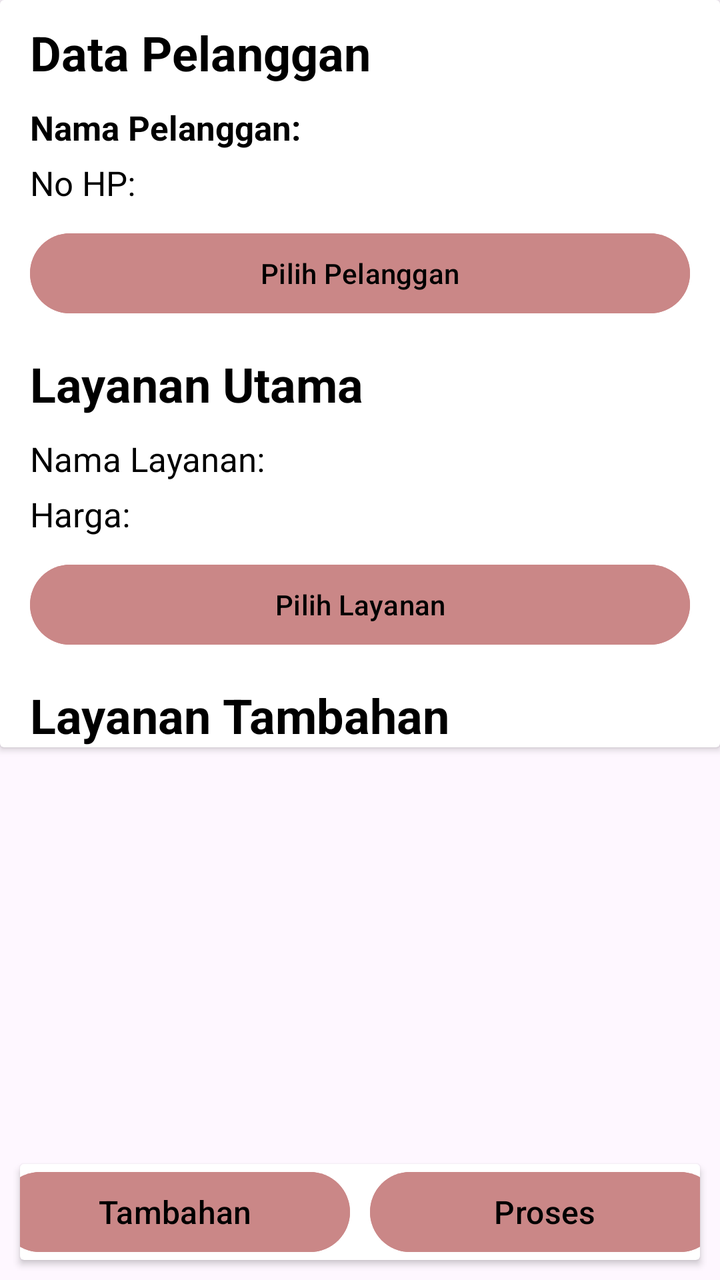
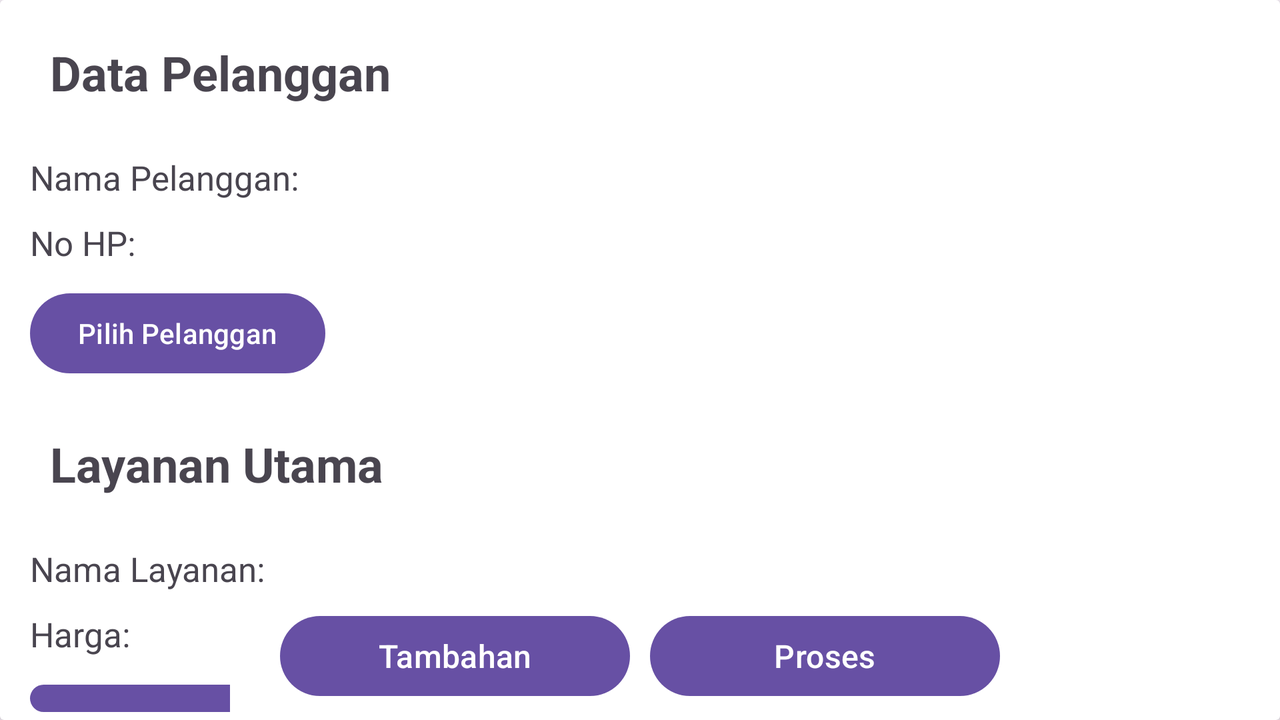

First picture: res/layout/ on a phone held upright. Second picture: the repository's own variant of that layout, on a device whose configuration matches the variant's folder. Source for both follows.
<!-- AndroidManifest.xml: application theme Theme.Laundry -->
<!-- res/layout/activity_transaksi.xml -->
<?xml version="1.0" encoding="utf-8"?>
<androidx.constraintlayout.widget.ConstraintLayout xmlns:android="http://schemas.android.com/apk/res/android"
    xmlns:app="http://schemas.android.com/apk/res-auto"
    xmlns:tools="http://schemas.android.com/tools"
    android:id="@+id/main"
    android:layout_width="match_parent"
    android:layout_height="match_parent"
    tools:context=".transaksi.Transaksi">

    
    <androidx.cardview.widget.CardView
        android:id="@+id/cardAtas"
        android:layout_width="0dp"
        android:layout_height="wrap_content"
        app:layout_constraintTop_toTopOf="parent"
        app:layout_constraintStart_toStartOf="parent"
        app:layout_constraintEnd_toEndOf="parent">

        <LinearLayout
            android:layout_width="match_parent"
            android:layout_height="wrap_content"
            android:orientation="vertical">

            
            <TextView
                android:id="@+id/TvJudul1"
                android:layout_width="match_parent"
                android:layout_height="wrap_content"
                android:text="Data Pelanggan"
                android:textColor="@color/text"
                android:textSize="24dp"
                android:textStyle="bold"
                android:layout_marginTop="10dp"
                android:layout_marginStart="15dp" />

            <TextView
                android:id="@+id/TvIsi1"
                android:layout_width="match_parent"
                android:layout_height="wrap_content"
                android:text="Nama Pelanggan:"
                android:textSize="17dp"
                android:textColor="@color/text"
                android:textStyle="bold"
                android:layout_marginTop="10dp"
                android:layout_marginStart="15dp" />

            <TextView
                android:id="@+id/TvIsi2"
                android:layout_width="match_parent"
                android:layout_height="wrap_content"
                android:text="No HP:"
                android:textColor="@color/text"
                android:textSize="17dp"
                android:layout_marginTop="5dp"
                android:layout_marginStart="15dp" />

            <Button
                android:id="@+id/btnPilihPelanggan"
                android:layout_width="match_parent"
                android:layout_height="wrap_content"
                android:text="Pilih Pelanggan"
                android:backgroundTint="@color/button"
                android:textColor="@color/text"
                android:layout_marginStart="15dp"
                android:layout_marginTop="10dp"
                android:layout_marginEnd="15dp" />

            <TextView
                android:id="@+id/TvJudul2"
                android:layout_width="match_parent"
                android:layout_height="wrap_content"
                android:text="Layanan Utama"
                android:textColor="@color/text"
                android:textSize="24dp"
                android:textStyle="bold"
                android:layout_marginTop="15dp"
                android:layout_marginStart="15dp" />

            <TextView
                android:id="@+id/TvIsi3"
                android:layout_width="match_parent"
                android:layout_height="wrap_content"
                android:text="Nama Layanan:"
                android:textColor="@color/text"
                android:textSize="17dp"
                android:layout_marginTop="10dp"
                android:layout_marginStart="15dp" />

            <TextView
                android:id="@+id/TvIsi4"
                android:layout_width="match_parent"
                android:layout_height="wrap_content"
                android:text="Harga:"
                android:textColor="@color/text"
                android:textSize="17dp"
                android:layout_marginTop="5dp"
                android:layout_marginStart="15dp" />

            <Button
                android:id="@+id/btnPilihLayanan"
                android:layout_width="match_parent"
                android:layout_height="wrap_content"
                android:text="Pilih Layanan"
                android:backgroundTint="@color/button"
                android:textColor="@color/text"
                android:layout_marginStart="15dp"
                android:layout_marginTop="10dp"
                android:layout_marginEnd="15dp" />

            <TextView
                android:id="@+id/TvJudul3"
                android:layout_width="match_parent"
                android:layout_height="wrap_content"
                android:text="Layanan Tambahan"
                android:textSize="24dp"
                android:textColor="@color/text"
                android:textStyle="bold"
                android:layout_marginTop="15dp"
                android:layout_marginStart="15dp" />
        </LinearLayout>
    </androidx.cardview.widget.CardView>

    
    <androidx.core.widget.NestedScrollView
        android:id="@+id/NDLTambahan"
        android:layout_width="0dp"
        android:layout_height="0dp"
        android:fillViewport="true"
        app:layout_constraintTop_toBottomOf="@+id/cardAtas"
        app:layout_constraintBottom_toTopOf="@+id/cardBawah"
        app:layout_constraintStart_toStartOf="parent"
        app:layout_constraintEnd_toEndOf="parent"
        android:padding="8dp">
        <androidx.recyclerview.widget.RecyclerView
            android:id="@+id/rvItem_Tambahan"
            android:layout_width="match_parent"
            android:layout_height="wrap_content"
            tools:listitem="@layout/card_pilih_tambahan">
        </androidx.recyclerview.widget.RecyclerView>









    </androidx.core.widget.NestedScrollView>

    
    <androidx.cardview.widget.CardView
        android:id="@+id/cardBawah"
        android:layout_width="0dp"
        android:layout_height="wrap_content"
        app:layout_constraintBottom_toBottomOf="parent"
        app:layout_constraintStart_toStartOf="parent"
        app:layout_constraintEnd_toEndOf="parent"
        android:layout_margin="10dp">

        <LinearLayout
            android:layout_width="match_parent"
            android:layout_height="wrap_content"
            android:orientation="horizontal"
            android:gravity="center">

            <Button
                android:id="@+id/btnTambahan"
                android:layout_width="175dp"
                android:layout_height="wrap_content"
                android:text="Tambahan"
                android:textSize="16dp"
                android:textColor="@color/text"
                android:backgroundTint="@color/button"
                android:layout_marginStart="25dp"
                android:layout_marginEnd="10dp" />

            <Button
                android:id="@+id/btnProses"
                android:layout_width="175dp"
                android:layout_height="wrap_content"
                android:text="Proses"
                android:textColor="@color/text"
                android:backgroundTint="@color/button"
                android:textSize="16dp"
                android:layout_marginEnd="25dp" />
        </LinearLayout>
    </androidx.cardview.widget.CardView>

</androidx.constraintlayout.widget.ConstraintLayout>
<!-- res/layout/card_pilih_tambahan.xml (included above) -->
<?xml version="1.0" encoding="utf-8"?>
<androidx.cardview.widget.CardView xmlns:android="http://schemas.android.com/apk/res/android"
    xmlns:app="http://schemas.android.com/apk/res-auto"
    android:id="@+id/CvCard_Tambahan"
    android:layout_width="match_parent"
    android:layout_height="wrap_content"
    android:layout_margin="8dp"
    app:cardCornerRadius="17dp">

    <RelativeLayout
        android:layout_width="match_parent"
        android:layout_height="wrap_content"
        android:paddingBottom="10dp">

        
        <RelativeLayout
            android:id="@+id/HeaderID"
            android:layout_width="match_parent"
            android:layout_height="41dp"
            android:background="#CA8787">

            <TextView
                android:id="@+id/TvCard_ID_Tambahan"
                android:layout_width="wrap_content"
                android:layout_height="wrap_content"
                android:layout_marginStart="15dp"
                android:layout_marginTop="8dp"
                android:text="ID Tambahan"
                android:textColor="@color/white"
                android:textSize="18dp"
                android:textStyle="italic" />
        </RelativeLayout>

        
        <LinearLayout
            android:id="@+id/LL1"
            android:layout_width="match_parent"
            android:layout_height="wrap_content"
            android:layout_below="@+id/HeaderID"
            android:layout_marginTop="10dp"
            android:orientation="vertical">

            <TextView
                android:id="@+id/TvCard_Nama_Tambahan"
                android:layout_width="wrap_content"
                android:layout_height="wrap_content"
                android:layout_marginStart="8dp"
                android:text="Nama Tambahan"
                android:textSize="18dp"
                android:textStyle="bold" />

            <TextView
                android:id="@+id/TvCard_Harga_Tambahan"
                android:layout_width="wrap_content"
                android:layout_height="wrap_content"
                android:layout_marginTop="8dp"
                android:layout_marginStart="8dp"
                android:text="Harga :"
                android:textSize="17dp" />
        </LinearLayout>

        
        <ImageView
            android:id="@+id/btnHapusTambahan"
            android:layout_width="40dp"
            android:layout_height="40dp"
            android:layout_below="@id/HeaderID"
            android:layout_alignParentEnd="true"
            android:layout_marginTop="20dp"
            android:layout_marginEnd="20dp"
            android:clickable="true"
            android:contentDescription="Hapus"
            android:focusable="true"
            android:src="@drawable/tongsampah" />
    </RelativeLayout>
</androidx.cardview.widget.CardView>
<!-- resources referenced by this layout -->
<resources>
  <color name="button">#CA8787</color>
  <color name="text">#000000</color>
  <!-- drawable tongsampah: png bitmap (drawable, 22858 bytes) -->
  <style name="Theme.Laundry" parent="Base.Theme.Laundry" />
  <style name="Base.Theme.Laundry" parent="Theme.Material3.DayNight.NoActionBar">
          
          
      </style>
</resources>
<!-- res/layout-land/activity_transaksi.xml (the repository's variant of the layout above) -->
<!-- drawn on the phone turned sideways -->
<?xml version="1.0" encoding="utf-8"?>
<androidx.constraintlayout.widget.ConstraintLayout xmlns:android="http://schemas.android.com/apk/res/android"
    xmlns:app="http://schemas.android.com/apk/res-auto"
    xmlns:tools="http://schemas.android.com/tools"
    android:id="@+id/main"
    android:layout_width="match_parent"
    android:layout_height="match_parent"
    tools:context=".transaksi.Transaksi">
    <androidx.cardview.widget.CardView
        android:layout_width="match_parent"
        android:layout_height="wrap_content"
        app:layout_constraintStart_toStartOf="parent"
        app:layout_constraintTop_toTopOf="parent"
        app:layout_constraintEnd_toEndOf="parent"
        app:layout_constraintTop_toBottomOf="parent">
        <LinearLayout
            android:layout_width="match_parent"
            android:layout_height="match_parent"
            android:orientation="vertical">

            <TextView
                android:id="@+id/TvJudul1"
                android:layout_width="wrap_content"
                android:layout_height="wrap_content"
                android:layout_marginStart="15dp"
                android:layout_marginTop="10dp"
                android:padding="10dp"
                android:text="Data Pelanggan"
                android:textSize="24dp"
                android:textStyle="bold" />
            <TextView
                android:id="@+id/TvIsi1"
                android:layout_width="wrap_content"
                android:layout_height="wrap_content"
                android:text="Nama Pelanggan:"
                android:textSize="17dp"
                android:layout_marginTop="15dp"
                android:layout_marginStart="15dp"/>
            <TextView
                android:id="@+id/TvIsi2"
                android:layout_width="wrap_content"
                android:layout_height="wrap_content"
                android:text="No HP:"
                android:textSize="17dp"
                android:layout_marginTop="10dp"
                android:layout_marginStart="15dp"/>
            <Button
                android:layout_width="wrap_content"
                android:layout_height="wrap_content"
                android:text="Pilih Pelanggan"
                android:layout_marginStart="15dp"
                android:layout_marginTop="10dp"
                android:layout_marginEnd="15dp"/>

            <TextView
                android:id="@+id/TvJudul2"
                android:layout_width="wrap_content"
                android:layout_height="wrap_content"
                android:text="Layanan Utama"
                android:textSize="24dp"
                android:textStyle="bold"
                android:padding="10dp"
                android:layout_marginTop="15dp"
                android:layout_marginStart="15dp"/>
            <TextView
                android:id="@+id/TvIsi3"
                android:layout_width="wrap_content"
                android:layout_height="wrap_content"
                android:text="Nama Layanan:"
                android:textSize="17dp"
                android:layout_marginTop="15dp"
                android:layout_marginStart="15dp"/>
            <TextView
                android:id="@+id/TvIsi4"
                android:layout_width="wrap_content"
                android:layout_height="wrap_content"
                android:text="Harga:"
                android:textSize="17dp"
                android:layout_marginTop="10dp"
                android:layout_marginStart="15dp"/>
            <Button
                android:layout_width="wrap_content"
                android:layout_height="wrap_content"
                android:text="Pilih Layanan"
                android:layout_marginStart="15dp"
                android:layout_marginTop="10dp"
                android:layout_marginEnd="15dp"/>


            <TextView
                android:id="@+id/TvJudul3"
                android:layout_width="wrap_content"
                android:layout_height="wrap_content"
                android:text="Layanan Tambahan"
                android:textSize="24dp"
                android:textStyle="bold"
                android:layout_marginTop="15dp"
                android:padding="10dp"
                android:layout_marginStart="15dp"/>
        </LinearLayout>

    </androidx.cardview.widget.CardView>






    <androidx.cardview.widget.CardView
        android:layout_width="wrap_content"
        android:layout_height="wrap_content"
        app:layout_constraintEnd_toEndOf="parent"
        app:layout_constraintBottom_toBottomOf="parent"
        app:layout_constraintStart_toStartOf="parent"
        >
        <LinearLayout
            android:layout_width="match_parent"
            android:layout_height="wrap_content"
            android:layout_marginBottom="8dp"
            android:layout_marginTop="8dp">
        <Button
            android:layout_width="175dp"
            android:layout_height="wrap_content"
            android:text="Tambahan"
            android:textSize="16dp"
            android:layout_marginStart="25dp"
            android:layout_marginEnd="10dp"
            />

            <Button
                android:layout_width="175dp"
                android:layout_height="wrap_content"
                android:text="Proses"
                android:textSize="16dp"
                android:layout_marginEnd="25dp"/>
        </LinearLayout>
    </androidx.cardview.widget.CardView>


</androidx.constraintlayout.widget.ConstraintLayout>
<!-- resources referenced by the variant -->
<!-- as the phone turned sideways resolves them -->
<resources>
  <style name="Theme.Laundry" parent="Base.Theme.Laundry" />
  <style name="Base.Theme.Laundry" parent="Theme.Material3.DayNight.NoActionBar">
          
          
      </style>
</resources>
